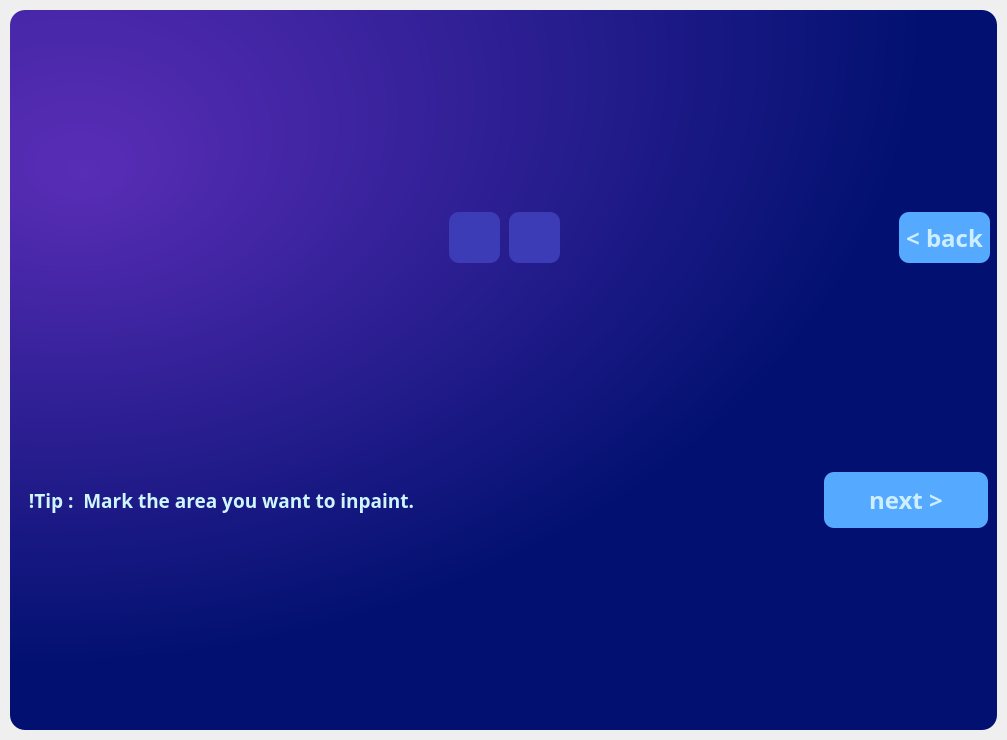
<?xml version="1.0" encoding="UTF-8"?>
<ui version="4.0">
 <class>MainWindow</class>
 <widget class="QMainWindow" name="MainWindow">
  <property name="enabled">
   <bool>true</bool>
  </property>
  <property name="geometry">
   <rect>
    <x>0</x>
    <y>0</y>
    <width>1007</width>
    <height>740</height>
   </rect>
  </property>
  <property name="sizePolicy">
   <sizepolicy hsizetype="Fixed" vsizetype="Fixed">
    <horstretch>0</horstretch>
    <verstretch>0</verstretch>
   </sizepolicy>
  </property>
  <property name="minimumSize">
   <size>
    <width>1007</width>
    <height>740</height>
   </size>
  </property>
  <property name="maximumSize">
   <size>
    <width>1007</width>
    <height>740</height>
   </size>
  </property>
  <property name="focusPolicy">
   <enum>Qt::ClickFocus</enum>
  </property>
  <property name="windowTitle">
   <string>MainWindow</string>
  </property>
  <widget class="QWidget" name="main_widget">
   <property name="sizePolicy">
    <sizepolicy hsizetype="Fixed" vsizetype="Fixed">
     <horstretch>0</horstretch>
     <verstretch>0</verstretch>
    </sizepolicy>
   </property>
   <widget class="QFrame" name="main_frame">
    <property name="geometry">
     <rect>
      <x>10</x>
      <y>10</y>
      <width>987</width>
      <height>720</height>
     </rect>
    </property>
    <property name="sizePolicy">
     <sizepolicy hsizetype="Fixed" vsizetype="Fixed">
      <horstretch>0</horstretch>
      <verstretch>0</verstretch>
     </sizepolicy>
    </property>
    <property name="minimumSize">
     <size>
      <width>987</width>
      <height>720</height>
     </size>
    </property>
    <property name="maximumSize">
     <size>
      <width>987</width>
      <height>720</height>
     </size>
    </property>
    <property name="styleSheet">
     <string notr="true">QFrame{
background-color: qradialgradient(spread:pad, cx:0.016, cy:0, radius:0.907, fx:0.075, fy:0.227273, stop:0 rgba(89, 45, 182, 255), stop:1 rgba(2, 17, 113, 255));
border-radius: 15px;
}
QLabel{
font-family : &quot;Source Serif Pro SemiBold&quot;;
}
</string>
    </property>
    <property name="frameShape">
     <enum>QFrame::NoFrame</enum>
    </property>
    <property name="frameShadow">
     <enum>QFrame::Raised</enum>
    </property>
    <layout class="QGridLayout" name="gridLayout">
     <item row="0" column="0" colspan="2">
      <widget class="QFrame" name="title_bar">
       <property name="sizePolicy">
        <sizepolicy hsizetype="Preferred" vsizetype="Preferred">
         <horstretch>0</horstretch>
         <verstretch>0</verstretch>
        </sizepolicy>
       </property>
       <property name="minimumSize">
        <size>
         <width>971</width>
         <height>61</height>
        </size>
       </property>
       <property name="maximumSize">
        <size>
         <width>971</width>
         <height>61</height>
        </size>
       </property>
       <property name="styleSheet">
        <string notr="true">background-color: none;</string>
       </property>
       <property name="frameShape">
        <enum>QFrame::StyledPanel</enum>
       </property>
       <property name="frameShadow">
        <enum>QFrame::Raised</enum>
       </property>
       <widget class="QPushButton" name="pen_button">
        <property name="geometry">
         <rect>
          <x>430</x>
          <y>0</y>
          <width>51</width>
          <height>51</height>
         </rect>
        </property>
        <property name="sizePolicy">
         <sizepolicy hsizetype="Preferred" vsizetype="Preferred">
          <horstretch>0</horstretch>
          <verstretch>0</verstretch>
         </sizepolicy>
        </property>
        <property name="minimumSize">
         <size>
          <width>15</width>
          <height>15</height>
         </size>
        </property>
        <property name="maximumSize">
         <size>
          <width>60</width>
          <height>60</height>
         </size>
        </property>
        <property name="styleSheet">
         <string notr="true">QPushButton{
border-image: url(:/icons/brush_icon.png) 1 1 1 1;
border-radius: 10px;
background-color:rgb(60, 60, 182);
}
QPushButton[selected=true]{
background-color:rgb(85, 85, 255);
}
</string>
        </property>
        <property name="text">
         <string/>
        </property>
       </widget>
       <widget class="QPushButton" name="eraser_button">
        <property name="geometry">
         <rect>
          <x>490</x>
          <y>0</y>
          <width>51</width>
          <height>51</height>
         </rect>
        </property>
        <property name="sizePolicy">
         <sizepolicy hsizetype="Preferred" vsizetype="Preferred">
          <horstretch>0</horstretch>
          <verstretch>0</verstretch>
         </sizepolicy>
        </property>
        <property name="maximumSize">
         <size>
          <width>60</width>
          <height>60</height>
         </size>
        </property>
        <property name="styleSheet">
         <string notr="true">QPushButton{
border-image: url(:/icons/eraser_icon.png) 1 1 1 1;
border-radius: 10px;
background-color:rgb(60, 60, 182);
}
QPushButton[selected=true]{
background-color:rgb(85, 85, 255);
}

</string>
        </property>
        <property name="text">
         <string/>
        </property>
       </widget>
       <widget class="QPushButton" name="back_button">
        <property name="geometry">
         <rect>
          <x>880</x>
          <y>0</y>
          <width>91</width>
          <height>51</height>
         </rect>
        </property>
        <property name="sizePolicy">
         <sizepolicy hsizetype="Preferred" vsizetype="Preferred">
          <horstretch>0</horstretch>
          <verstretch>0</verstretch>
         </sizepolicy>
        </property>
        <property name="minimumSize">
         <size>
          <width>91</width>
          <height>51</height>
         </size>
        </property>
        <property name="maximumSize">
         <size>
          <width>91</width>
          <height>51</height>
         </size>
        </property>
        <property name="font">
         <font>
          <family>Source Serif Pro SemiBold</family>
          <pointsize>18</pointsize>
          <weight>75</weight>
          <bold>true</bold>
         </font>
        </property>
        <property name="styleSheet">
         <string notr="true">QPushButton{
border-radius: 10px;
color: rgb(205, 238, 255);
background-color: rgb(85, 170, 255)
}
QPushButton:hover{
background-color:rgba(85, 170, 255, 155)
}
QPushButton:pressed{
background-color:rgba(85, 170, 255, 55)
}
</string>
        </property>
        <property name="text">
         <string>&lt; back</string>
        </property>
       </widget>
      </widget>
     </item>
     <item row="1" column="0">
      <widget class="QLabel" name="info_label">
       <property name="sizePolicy">
        <sizepolicy hsizetype="Preferred" vsizetype="Preferred">
         <horstretch>0</horstretch>
         <verstretch>0</verstretch>
        </sizepolicy>
       </property>
       <property name="minimumSize">
        <size>
         <width>801</width>
         <height>21</height>
        </size>
       </property>
       <property name="maximumSize">
        <size>
         <width>801</width>
         <height>56</height>
        </size>
       </property>
       <property name="font">
        <font>
         <family>Source Serif Pro SemiBold</family>
         <pointsize>14</pointsize>
         <weight>75</weight>
         <bold>true</bold>
        </font>
       </property>
       <property name="styleSheet">
        <string notr="true">background-color: none;
color: rgb(205, 246, 255);</string>
       </property>
       <property name="text">
        <string>  !Tip :  Mark the area you want to inpaint.</string>
       </property>
      </widget>
     </item>
     <item row="1" column="1">
      <widget class="QPushButton" name="next_button">
       <property name="sizePolicy">
        <sizepolicy hsizetype="Preferred" vsizetype="Preferred">
         <horstretch>0</horstretch>
         <verstretch>0</verstretch>
        </sizepolicy>
       </property>
       <property name="font">
        <font>
         <family>Source Serif Pro SemiBold</family>
         <pointsize>18</pointsize>
         <weight>75</weight>
         <bold>true</bold>
        </font>
       </property>
       <property name="styleSheet">
        <string notr="true">QPushButton{
border-radius: 10px;
color: rgb(205, 238, 255);
background-color: rgb(85, 170, 255)
}
QPushButton:hover{
background-color:rgba(85, 170, 255, 155)
}
QPushButton:pressed{
background-color:rgba(85, 170, 255, 55)
}
</string>
       </property>
       <property name="text">
        <string>next &gt;</string>
       </property>
      </widget>
     </item>
    </layout>
   </widget>
  </widget>
 </widget>
 <resources>
  <include location="resources/inpainter_resources.qrc"/>
 </resources>
 <connections/>
</ui>
